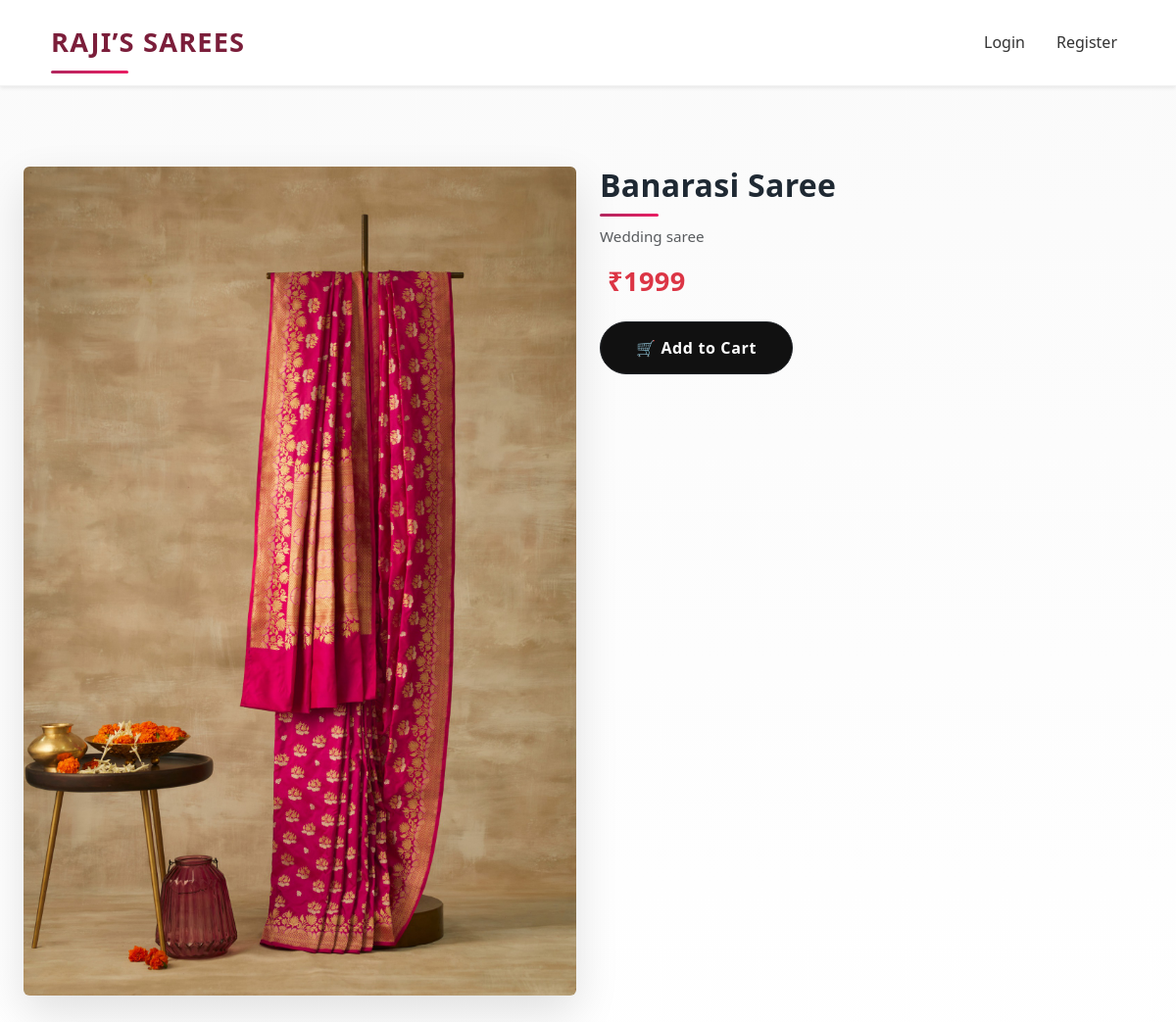
The app's page /product/2, older data.
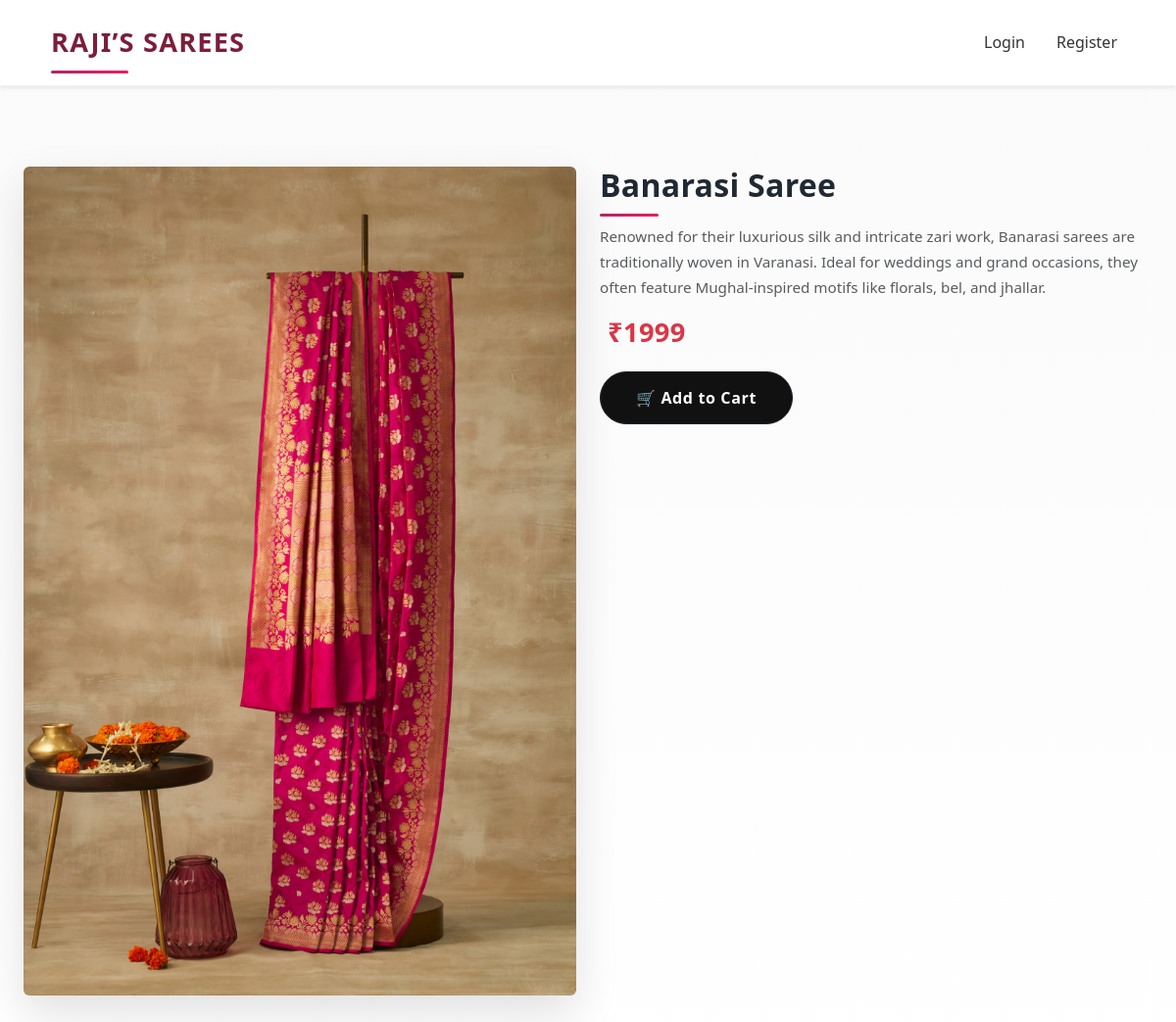
The same page, newer data.
### app.py (models this page shows)
class Product(db.Model):
    id = db.Column(db.Integer, primary_key=True)
    name = db.Column(db.String(150), nullable=False)
    mrp = db.Column(db.Integer, nullable=False)
    price = db.Column(db.Integer, nullable=False)
    stock = db.Column(db.Integer, nullable=False)
    image = db.Column(db.String(300), nullable=False)
    description = db.Column(db.Text, nullable=False)

### app.py (the view)
@app.route("/product/<int:product_id>")
def product_details(product_id):
    product = Product.query.get_or_404(product_id)
    return render_template("product_details.html", product=product)

### app.py (called while the page is built)
@app.context_processor
def inject_cart_count():
    if current_user.is_authenticated:
        count = db.session.query(
            func.sum(CartItem.quantity)
        ).filter_by(user_id=current_user.id).scalar()
        return {"cart_count": count or 0}
    return {"cart_count": 0}

### templates/product_details.html (shortened to what this page needs)
<!DOCTYPE html>
<html lang="en">
<head>
    <link href="https://cdn.jsdelivr.net/npm/bootstrap@5.3.3/dist/css/bootstrap.min.css" rel="stylesheet">
    <link rel="stylesheet" href="{{ url_for('static', filename='css/product_details.css') }}">
</head>
<body>
<div class="toast-container position-fixed top-0 end-0 p-3">
</div>
<nav class="navbar navbar-expand-lg bg-white shadow-sm sticky-top">
  <div class="container">
    <a class="navbar-brand fw-bold brand-logo" href="/">RAJI’S SAREES</a>
    <div class="collapse navbar-collapse" id="mainNavbar">
      <ul class="navbar-nav ms-auto align-items-lg-center gap-lg-3">
        {% if current_user.is_authenticated %}
          {% if current_user.is_admin %}
            <li class="nav-item">
              <a href="/admin/dashboard" class="nav-link fw-bold text-danger">Admin</a>
            </li>
          {% endif %}
          <li class="nav-item">
            <a href="/wishlist" class="nav-link">❤️ Wishlist</a>
          </li>
          <li class="nav-item position-relative">
            <a href="/cart" class="nav-link">
              🛒 Cart
              {% if cart_count > 0 %}
                <span class="badge bg-danger position-absolute top-0 start-100 translate-middle">
                  {{ cart_count }}
                </span>
              {% endif %}
            </a>
          </li>
          <li class="nav-item">
            <a href="/orders" class="nav-link">Orders</a>
          </li>
          <li class="nav-item">
            <a href="/logout" class="nav-link">Logout</a>
          </li>
        {% else %}
          <li class="nav-item">
            <a href="/login" class="nav-link">Login</a>
          </li>
          <li class="nav-item">
            <a href="/register" class="nav-link">Register</a>
          </li>
        {% endif %}
      </ul>
    </div>
  </div>
</nav>
<div class="container mt-4">
  {% block content %}
  <div class="container my-5">
  <div class="row">
    <div class="col-md-6 mb-4">
      <img
        src="{{ url_for('static',
              filename='uploads/' ~ product.name|lower|replace(' ', '') ~ '.jpg') }}"
        class="img-fluid w-100 rounded"
        alt="{{ product.name }}"
        loading="lazy"
        onerror="this.onerror=null;this.src='/static/uploads/default.jpg';"
      >
    </div>
    <div class="col-md-6">
      <h2 class="fw-bold">{{ product.name }}</h2>
      <p class="text-muted mt-2">
        {{ product.description }}
      </p>
      <h4 class="mt-3">
        <span class="text-danger fw-bold ms-2">₹{{ product.price }}</span>
      </h4>
      <form method="POST" action="{{ url_for('add_to_cart', product_id=product.id) }}">
        <button class="btn btn-dark btn-lg mt-3">
          🛒 Add to Cart
        </button>
      </form>
    </div>
  </div>
</div>
  {% endblock %}
</div>
</body>
</html>

Row changes from the older to the newer data that the page shows:
changed Product "Banarasi Saree": description "Wedding saree" → "Renowned for their luxurious silk and intricate zari work, Banarasi sarees are traditionally woven in Varanasi. Ideal for weddings and grand occasions, they often feature Mughal-inspired motifs like florals, bel, and jhallar."
